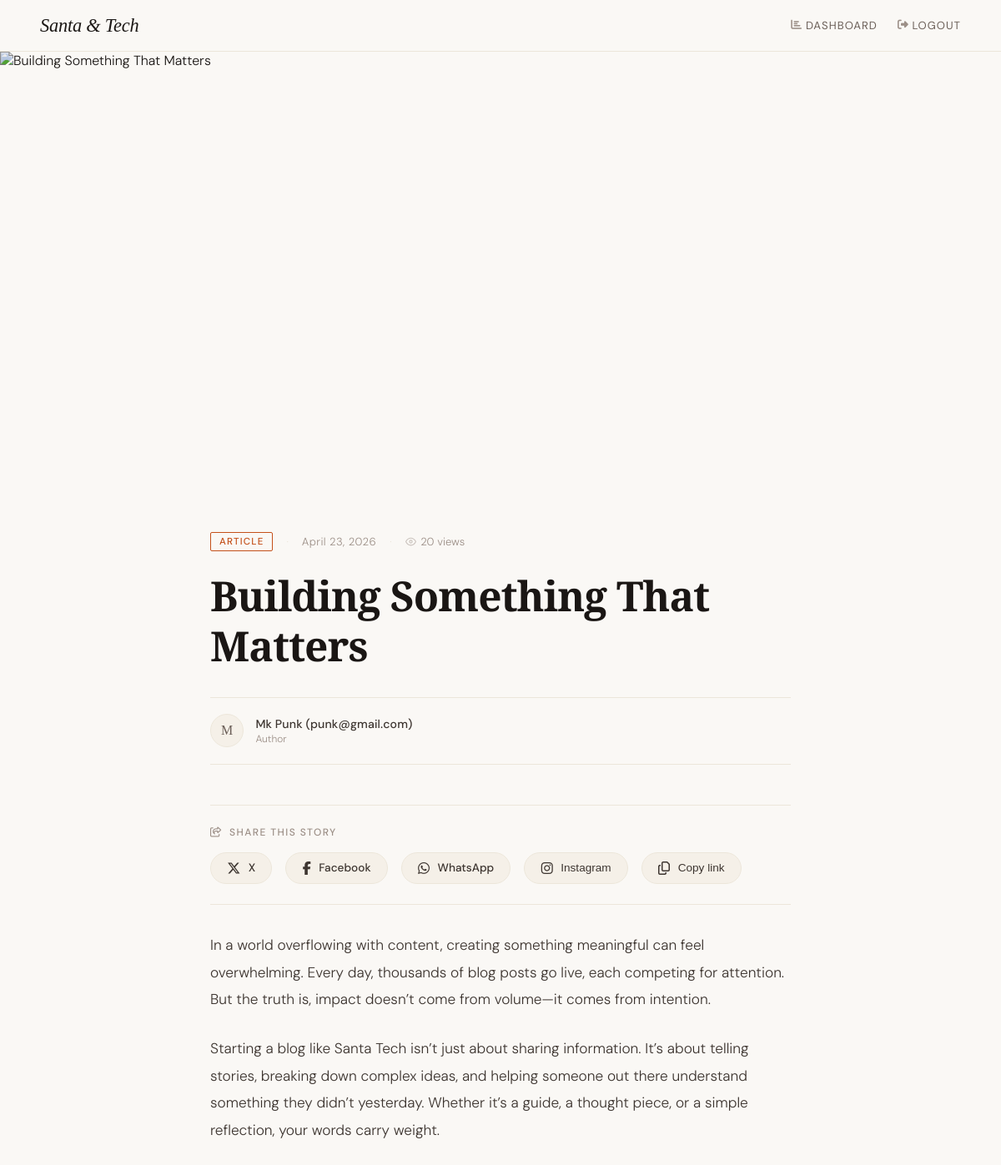
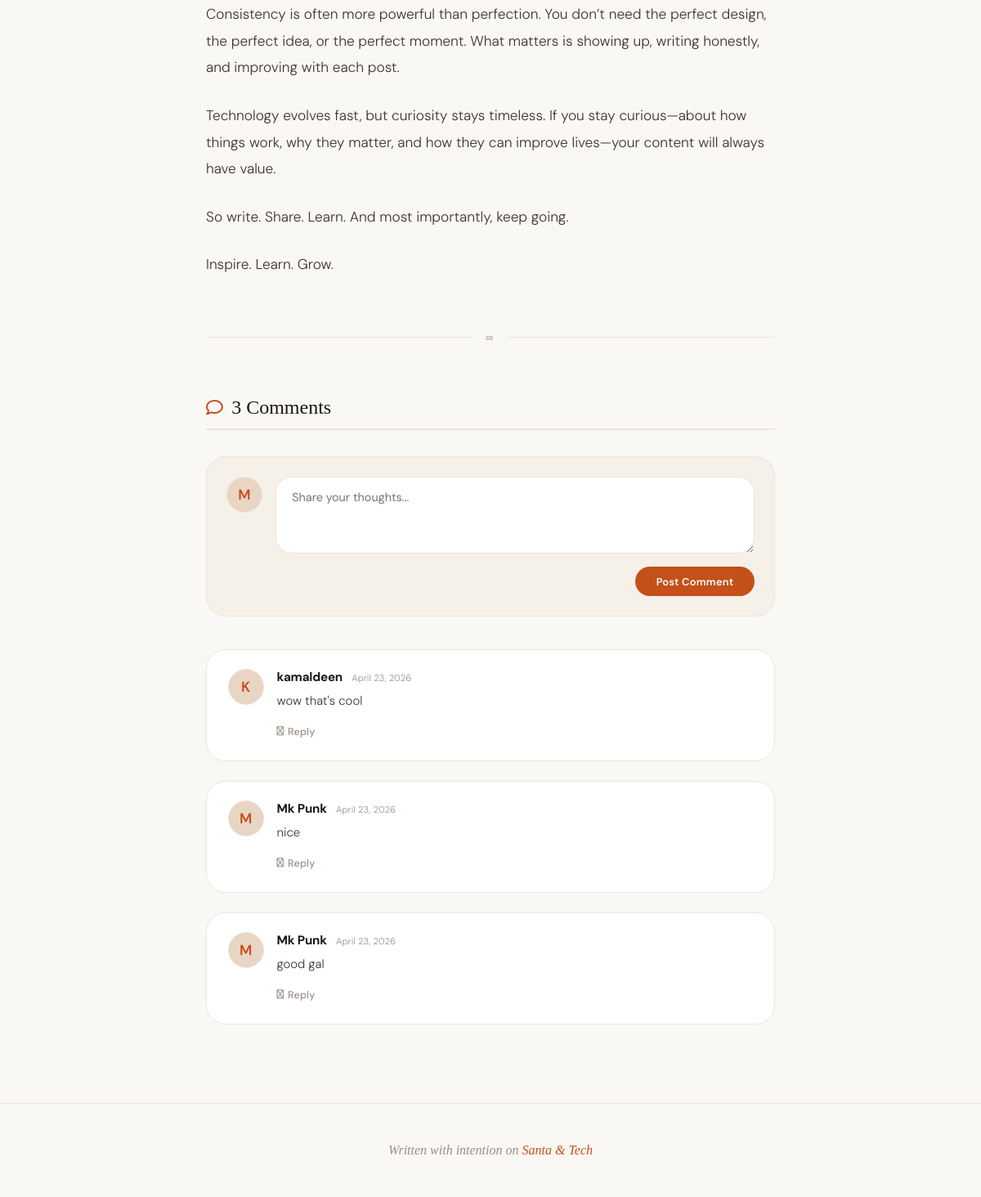
The app's page /post/building-something-that-matters-4b814d/ (signed in) with its own data (2 pictures, top to bottom).
### blogs/models.py (models this page shows, shortened)
class Post(models.Model):
    title = models.CharField(max_length=200)
    content = models.TextField()
    image = CloudinaryField('image', blank=True, null=True)
    created_at = models.DateTimeField(auto_now_add=True)
    author = models.ForeignKey(User, on_delete=models.CASCADE)
    views = models.PositiveIntegerField(default=0)
    slug = models.SlugField(max_length=200, unique=True)

class User(AbstractBaseUser, PermissionsMixin):
    class UserType(models.TextChoices):
        READER = 'reader', 'Reader'
        AUTHOR = 'author', 'Author'
        ADMIN = 'admin', 'Admin'
    id = models.AutoField(primary_key=True)
    username = models.CharField(max_length=150, unique=True)
    email = models.EmailField(unique=True)
    userType = models.CharField(
        max_length=10,
        choices=UserType.choices,
        default=UserType.READER
    )
    is_staff = models.BooleanField(default=False)
    is_active = models.BooleanField(default=True)
    date_joined = models.DateTimeField(auto_now_add=True)
    updated_at = models.DateTimeField(auto_now=True)
    profile_picture = CloudinaryField('profile_picture', blank=True, null=True)
    objects = CustomUserManager()
    USERNAME_FIELD = 'email'
    REQUIRED_FIELDS = ['username']
    def __str__(self):
        return f"{self.username} ({self.email})"

class Comment(models.Model):
    post = models.ForeignKey(Post, on_delete=models.CASCADE, related_name='comments')
    author = models.ForeignKey(User, on_delete=models.CASCADE)
    content = models.TextField()
    created_at = models.DateTimeField(auto_now_add=True)
    parent = models.ForeignKey(
        'self',
        null=True,
        blank=True,
        on_delete=models.CASCADE,
        related_name='replies'
    )

### blogs/views.py (the view, shortened to what this page needs)
# urls.py: path("post/<slug:slug>/", views.post, name="post"),
def post(request, slug):
    post = get_object_or_404(Post, slug=slug)
    comments = post.comments.filter(parent__isnull=True).order_by("-created_at")
    return render(request, "SinglePost.html", {
        "post": post,
        "comments": comments
    })

### blogs/templates/SinglePost.html (shortened to what this page needs)
<!DOCTYPE html>
<html lang="en">
<head>
    <link rel="stylesheet" href="https://cdnjs.cloudflare.com/ajax/libs/font-awesome/6.5.1/css/all.min.css">
</head>
<body>
    <nav>
        <a href="/" class="nav-brand">Santa &amp; Tech</a>
        <ul class="nav-links">
            {% if user.is_authenticated %}
                <li><i class="fas fa-chart-bar"></i> <a href="{% url 'dashboard' %}">Dashboard</a></li>
                <li><i class="fas fa-sign-out-alt"></i> <a href="{% url 'logout' %}">Logout</a></li>
            {% else %}
                <li><i class="fas fa-sign-in-alt"></i> <a href="{% url 'login' %}">Login</a></li>
                <li><i class="fas fa-user-plus"></i> <a href="{% url 'signup' %}">Sign Up</a></li>
            {% endif %}
        </ul>
    </nav>
    <div class="post-hero">
        <img src="{{ post.image.url }}" alt="{{ post.title }}">
    </div>
    <div class="post-wrapper">
        <div class="post-meta">
            <span class="meta-tag">Article</span>
            <span class="meta-sep">·</span>
            <span class="meta-date">{{ post.created_at|date:"F j, Y" }}</span>
            <span class="meta-sep">·</span>
            <span class="meta-views">
                <svg width="13" height="13" viewBox="0 0 24 24" fill="none" stroke="currentColor" stroke-width="2"><path d="M1 12s4-8 11-8 11 8 11 8-4 8-11 8-11-8-11-8z"/><circle cx="12" cy="12" r="3"/></svg>
                {{ post.views }} views
            </span>
        </div>
        <h1 class="post-title">{{ post.title }}</h1>
        <div class="author-bar">
            <div class="author-avatar">{{ post.author.username|slice:":1"|upper }}</div>
            <div>
                <div class="author-name">{{ post.author }}</div>
                <div class="author-label">Author</div>
            </div>
        </div>
        <div class="share-section">
            <div class="share-label">
                <i class="fa-regular fa-share-from-square"></i>
                Share this story
            </div>
            <div class="share-buttons">
                <a href="#" class="share-btn x" id="shareX" target="_blank" rel="noopener noreferrer">
                    <i class="fa-brands fa-x-twitter"></i> <span>X</span>
                </a>
                <a href="#" class="share-btn facebook" id="shareFacebook" target="_blank" rel="noopener noreferrer">
                    <i class="fa-brands fa-facebook-f"></i> <span>Facebook</span>
                </a>
                <a href="#" class="share-btn whatsapp" id="shareWhatsApp" target="_blank" rel="noopener noreferrer">
                    <i class="fa-brands fa-whatsapp"></i> <span>WhatsApp</span>
                </a>
                <button class="share-btn instagram" id="shareInstagram">
                    <i class="fa-brands fa-instagram"></i> <span>Instagram</span>
                </button>
                <button class="share-btn copy-link" id="copyLinkBtn">
                    <i class="fa-regular fa-copy"></i> <span>Copy link</span>
                </button>
            </div>
        </div>
        <div class="post-content">
            {{ post.content|safe|linebreaks }}
        </div>
        <div class="content-divider">∞</div>
       <div class="comments-wrapper">
    <div class="comments-header">
        <span class="comments-title">
            <i class="fa-regular fa-comment"></i>
            {{ comments|length }} Comment{{ post.comments.count|pluralize }}
        </span>
    </div>
    {% if user.is_authenticated %}
    <form method="POST" class="comment-form">
        <div class="comment-form-top">
            <div class="comment-avatar">{{ user.username|slice:":1"|upper }}</div>
            <textarea name="content" class="comment-input" placeholder="Share your thoughts..." rows="3" required></textarea>
        </div>
        <div class="comment-form-actions">
            <button type="submit" class="comment-submit">Post Comment</button>
        </div>
    </form>
    {% else %}
    <div class="comment-login-prompt">
        <i class="fa-regular fa-lock"></i>
        <span>Please <a href="{% url 'login' %}">log in</a> to leave a comment.</span>
    </div>
    {% endif %}
    <div class="comments-list">
        {% for comment in comments %}
        <div class="comment-item" id="comment-{{ comment.id }}">
            <div class="comment-avatar">{{ comment.author.username|slice:":1"|upper }}</div>
            <div class="comment-body-wrap">
                <div class="comment-body">
                    <div class="comment-meta">
                        <span class="comment-author">{{ comment.author.username }}</span>
                        <span class="comment-date">{{ comment.created_at|date:"F j, Y" }}</span>
                    </div>
                    <p class="comment-text">{{ comment.content }}</p>
                    {% if user.is_authenticated %}
                    <button class="reply-toggle-btn" onclick="toggleReplyForm({{comment.id }})">
                        <i class="fa-regular fa-reply"></i> Reply
                    </button>
                    {% endif %}
                </div>
            </div>
        </div>
        {% empty %}
        <div class="comment-empty">
            No comments yet. Be the first to share your thoughts!
        </div>
        {% endfor %}
    </div>
</div>
    </div>
    <footer>
        Written with intention on <span>Santa &amp; Tech</span>
    </footer>
</body>
</html>

### records on screen
Post: created_at "April 23, 2026", views "20", title "Building Something That Matters", author.username "M", author "Mk Punk (punk@gmail.com)", content "In a world overflowing with content, creating something meaningful can feel overwhelming. Every day, thousands of blog posts go live, each competing for attention. But the truth is, impact doesn’t come from volume—it comes from intention. Starting a blog like Santa Tech isn’t just about sharing information. It’s about telling stories, breaking down complex ideas, and helping someone out there understand something they didn’t yesterday. Whether it’s a guide, a thought piece, or a simple reflection, your words carry weight. Consistency is often more powerful than perfection. You don’t need the perfect design, the perfect idea, or the perfect moment. What matters is showing up, writing…"
User: username "M"
Comment: author.username "K", author.username "kamaldeen", created_at "April 23, 2026", content "wow that's cool"
Comment: author.username "M", author.username "Mk Punk", created_at "April 23, 2026", content "nice"
Comment: author.username "M", author.username "Mk Punk", created_at "April 23, 2026", content "good gal"

### other values on screen
{{ comments|length }} "3"
